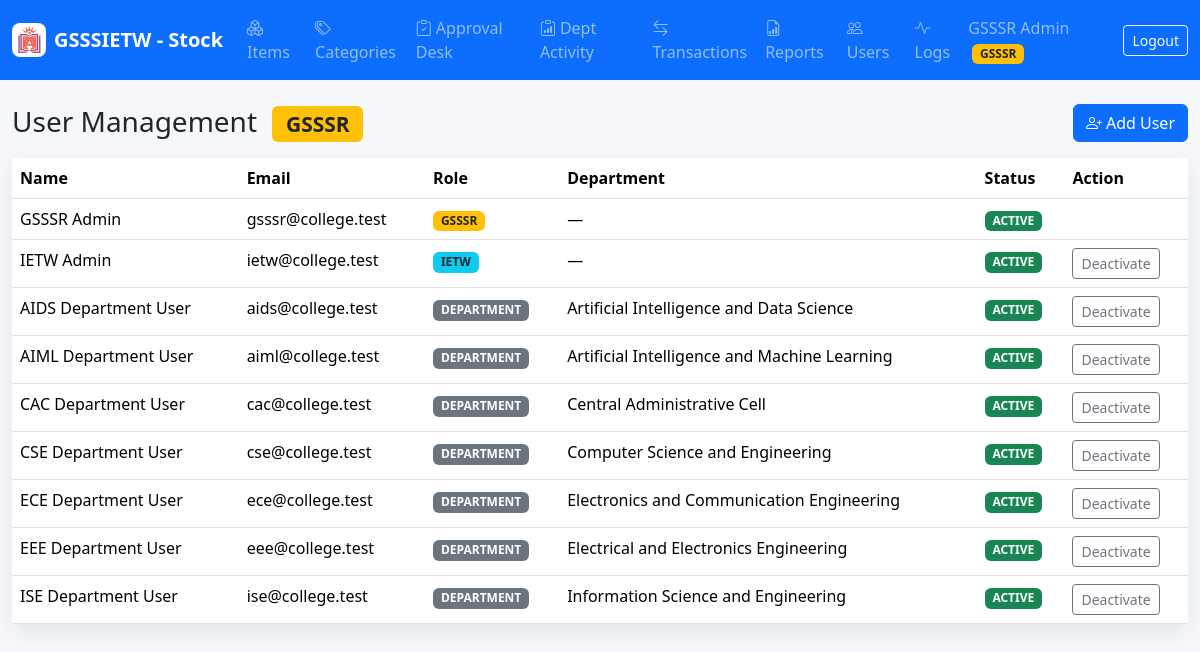
The page /admin/users.php (signed in) on the database its author committed.
### tables this page shows
CREATE TABLE users (
  id INT AUTO_INCREMENT PRIMARY KEY,
  department_id INT NULL,
  name VARCHAR(120) NOT NULL,
  email VARCHAR(160) NOT NULL UNIQUE,
  password_hash VARCHAR(255) NOT NULL,
  role ENUM('GSSSR','IETW','DEPARTMENT') NOT NULL,
  status ENUM('ACTIVE','INACTIVE') NOT NULL DEFAULT 'ACTIVE',
  created_at TIMESTAMP DEFAULT CURRENT_TIMESTAMP,
  updated_at TIMESTAMP NULL DEFAULT NULL ON UPDATE CURRENT_TIMESTAMP,
  FOREIGN KEY (department_id) REFERENCES departments(id)
);

CREATE TABLE departments (
  id INT AUTO_INCREMENT PRIMARY KEY,
  name VARCHAR(120) NOT NULL UNIQUE,
  code VARCHAR(20) NOT NULL UNIQUE,
  created_at TIMESTAMP DEFAULT CURRENT_TIMESTAMP
);

### includes/functions.php (called while the page is built, shortened)
<?php
require_once __DIR__ . '/db.php';
function e(?string $value): string
{
    return htmlspecialchars((string)$value, ENT_QUOTES, 'UTF-8');
}
function rows(string $sql, array $params = []): array
{
    $stmt = Database::conn()->prepare($sql);
    $stmt->execute($params);
    return $stmt->fetchAll();
}

### includes/auth.php (called while the page is built, shortened)
<?php
require_once __DIR__ . '/functions.php';
function current_user(): ?array
{
    return $_SESSION['user'] ?? null;
}

### includes/db.php (called while the page is built, shortened)
<?php
final class Database
{
    private static ?PDO $pdo = null;
    public static function conn(): PDO
    {
        if (self::$pdo === null) {
            $dsn = 'mysql:host=' . DB_HOST . ';dbname=' . DB_NAME . ';charset=utf8mb4';
            self::$pdo = new PDO($dsn, DB_USER, DB_PASS, [
                PDO::ATTR_ERRMODE => PDO::ERRMODE_EXCEPTION,
                PDO::ATTR_DEFAULT_FETCH_MODE => PDO::FETCH_ASSOC,
                PDO::ATTR_EMULATE_PREPARES => false,
            ]);
        }
        return self::$pdo;
    }
}

### admin/users.php (the view, shortened to what this page needs)
<?php
require_once __DIR__ . '/../includes/layout.php';
$users       = rows('SELECT u.*, d.name department_name FROM users u LEFT JOIN departments d ON d.id=u.department_id ORDER BY u.role, u.name');
render_header('User Management — GSSSR');
?>
<div class="d-flex justify-content-between align-items-center mb-3">
  <h1 class="h3 mb-0">User Management <span class="badge bg-warning text-dark ms-2">GSSSR</span></h1>
  <button class="btn btn-primary" data-bs-toggle="modal" data-bs-target="#userModal">
    <i class="bi bi-person-plus me-1"></i>Add User
  </button>
</div>
<div class="card metric-card"><div class="table-responsive">
<table class="table mb-0">
  <thead><tr><th>Name</th><th>Email</th><th>Role</th><th>Department</th><th>Status</th><th>Action</th></tr></thead>
  <tbody>
  <?php foreach ($users as $u): ?>
  <tr>
    <td><?= e($u['name']) ?></td>
    <td><?= e($u['email']) ?></td>
    <td>
      <?php
        $badgeClass = match($u['role']) {
            'GSSSR' => 'bg-warning text-dark',
            'IETW'  => 'bg-info text-dark',
            default => 'bg-secondary',
        };
      ?>
      <span class="badge <?= $badgeClass ?>"><?= e($u['role']) ?></span>
    </td>
    <td><?= e($u['department_name'] ?? '—') ?></td>
    <td><span class="badge <?= $u['status'] === 'ACTIVE' ? 'text-bg-success' : 'text-bg-danger' ?>"><?= e($u['status']) ?></span></td>
    <td>
      <?php if ($u['role'] !== 'GSSSR'): ?>
      <form method="post" class="d-inline"><?php csrf_field(); ?>
        <button class="btn btn-sm btn-outline-secondary">
          <?= $u['status'] === 'ACTIVE' ? 'Deactivate' : 'Activate' ?>
        </button>
      </form>
      <?php endif; ?>
    </td>
  </tr>
  <?php endforeach; ?>
  </tbody>
</table></div></div>
<?php render_footer(); ?>

### includes/layout.php (shortened to what this page needs)
<?php
require_once __DIR__ . '/auth.php';
function render_header(string $title): void
{
    $u    = current_user();
    $role = $u['role'] ?? '';
    $base = BASE_URL;
    echo '<!doctype html><html lang="en"><head><meta charset="utf-8"><meta name="viewport" content="width=device-width, initial-scale=1">';
    echo '<link href="https://cdn.jsdelivr.net/npm/bootstrap@5.3.3/dist/css/bootstrap.min.css" rel="stylesheet">';
    echo '<link href="https://cdn.jsdelivr.net/npm/bootstrap-icons@1.11.3/font/bootstrap-icons.css" rel="stylesheet">';
    echo '<link href="' . $base . '/assets/css/app.css" rel="stylesheet">';
    echo '</head><body>';
    echo '<nav class="navbar navbar-expand-lg navbar-dark bg-primary sticky-top"><div class="container-fluid">';
    echo '<a class="navbar-brand fw-semibold d-flex align-items-center gap-2" href="' . $base . '/dashboard.php">'
       . '<img src="' . APP_LOGO . '" alt="' . e(APP_SHORT_NAME) . ' logo" width="34" height="34" class="brand-logo">'
       . e(APP_SHORT_NAME) . '</a>';
    if ($u) {
        echo '<div class="collapse navbar-collapse" id="topnav"><ul class="navbar-nav me-auto">';
        $links = [
            'GSSSR' => [
                ['/admin/items.php',        'Items',          'boxes'],
                ['/admin/categories.php',   'Categories',     'tags'],
                ['/admin/requests.php',     'Approval Desk',  'clipboard-check'],
                ['/admin/activities.php',   'Dept Activity',  'clipboard-data'],
                ['/admin/transactions.php', 'Transactions',   'arrow-left-right'],
                ['/admin/reports.php',      'Reports',        'file-earmark-bar-graph'],
                ['/admin/users.php',        'Users',          'people'],
                ['/admin/logs.php',         'Logs',           'activity'],
            ],
            'IETW' => [
                ['/IETW/items.php',        'View Items',      'boxes'],
                ['/IETW/categories.php',   'Categories',      'tags'],
                ['/IETW/transactions.php', 'Transactions',    'arrow-left-right'],
                ['/IETW/consolidate.php',  'Consolidate',     'layers'],
                ['/IETW/allocate.php',     'Distribution',    'share'],
                ['/IETW/reports.php',      'Reports',         'file-earmark-bar-graph'],
            ],
            'DEPARTMENT' => [
                ['/department/request.php', 'New Request', 'cart-plus'],
                ['/department/history.php', 'History',     'clock-history'],
                ['/department/inventory.php', 'My Stock',  'box-seam'],
            ],
        ];
        foreach ($links[$role] ?? [] as $l) {
            echo '<li class="nav-item"><a class="nav-link" href="' . $base . $l[0] . '">'
               . '<i class="bi bi-' . $l[2] . ' me-1"></i>' . $l[1] . '</a></li>';
        }
        echo '</ul>';
        $badgeClass = match ($role) {
            'GSSSR' => 'bg-warning text-dark',
            'IETW'  => 'bg-info text-dark',
            default => 'bg-secondary',
        };
        echo '<span class="navbar-text me-3">'
           . e($u['name'])
           . ' <span class="badge ' . $badgeClass . ' ms-1">' . e($role) . '</span></span>';
        echo '<a class="btn btn-outline-light btn-sm" href="' . $base . '/logout.php">Logout</a></div>';
    }
    echo '</div></nav><main class="container-fluid py-4">';
}
function render_footer(): void
{
    echo '</main>';
    echo '</body></html>';
}

### assets/css/app.css (style rules this page uses)
body { background: #f5f7fb; }
.brand-logo { border-radius: 8px; background: #fff; padding: 2px; }
.metric-card { border: 0; border-radius: 8px; box-shadow: 0 8px 24px rgba(30, 41, 59, .08); }
.table thead th { white-space: nowrap; }

### rows shown on the page
users: name "GSSSR Admin", role "GSSSR", email "gsssr@college.test", department_name "—", status "ACTIVE"
users: name "IETW Admin", email "ietw@college.test", role "IETW", department_name "—", status "ACTIVE", shows "Deactivate"
users: name "AIDS Department User", email "aids@college.test", role "DEPARTMENT", department.name "Artificial Intelligence and Data Science", status "ACTIVE", shows "Deactivate"
users: name "AIML Department User", email "aiml@college.test", role "DEPARTMENT", department.name "Artificial Intelligence and Machine Learning", status "ACTIVE", shows "Deactivate"
users: name "CAC Department User", email "cac@college.test", role "DEPARTMENT", department.name "Central Administrative Cell", status "ACTIVE", shows "Deactivate"
users: name "CSE Department User", email "cse@college.test", role "DEPARTMENT", department.name "Computer Science and Engineering", status "ACTIVE", shows "Deactivate"
users: name "ECE Department User", email "ece@college.test", role "DEPARTMENT", department.name "Electronics and Communication Engineering", status "ACTIVE", shows "Deactivate"
users: name "EEE Department User", email "eee@college.test", role "DEPARTMENT", department.name "Electrical and Electronics Engineering", status "ACTIVE", shows "Deactivate"
users: name "ISE Department User", email "ise@college.test", role "DEPARTMENT", department.name "Information Science and Engineering", status "ACTIVE", shows "Deactivate"

### other values the page prints
APP_SHORT_NAME "GSSSIETW - Stock"
$l[1] "Items"
$l[1] "Categories"
$l[1] "Approval Desk"
$l[1] "Dept Activity"
$l[1] "Transactions"
$l[1] "Reports"
$l[1] "Users"
$l[1] "Logs"
